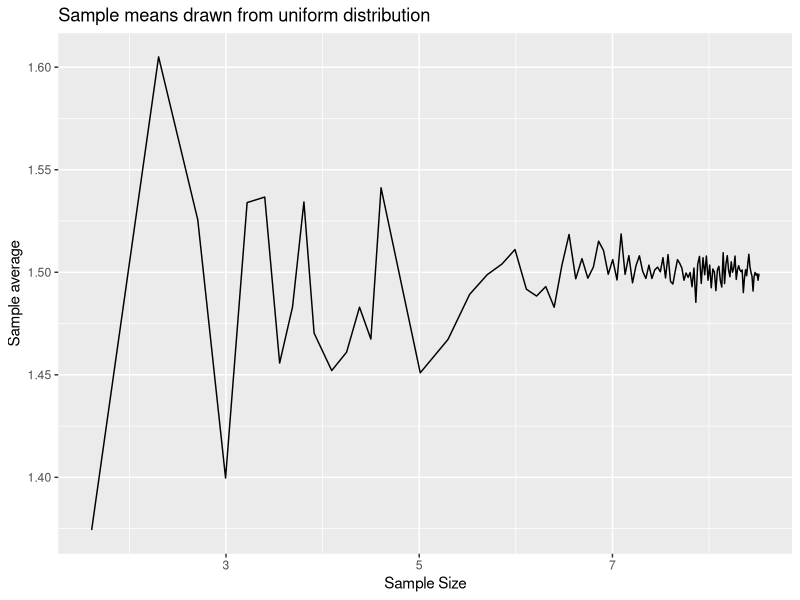
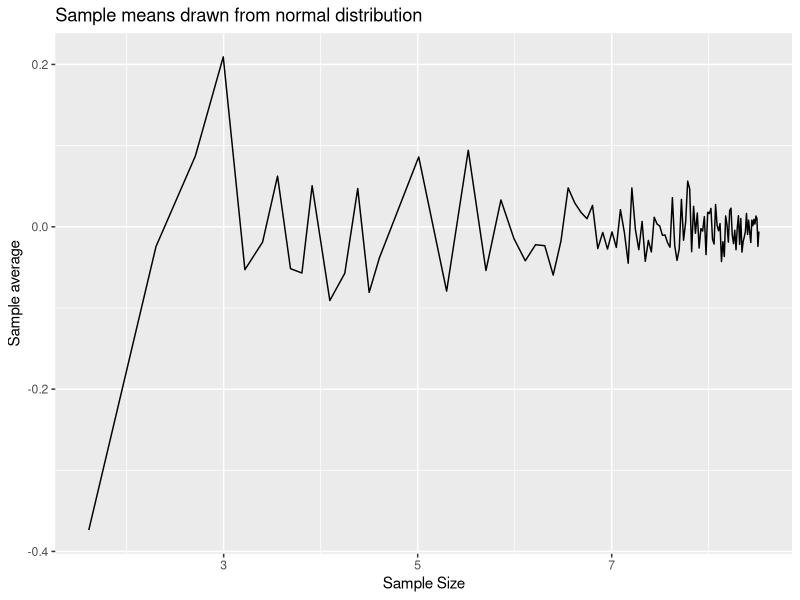
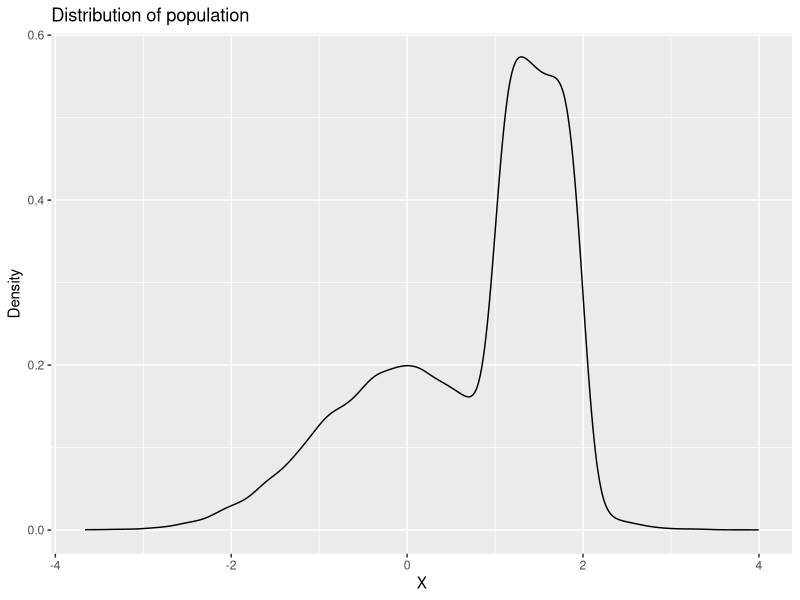
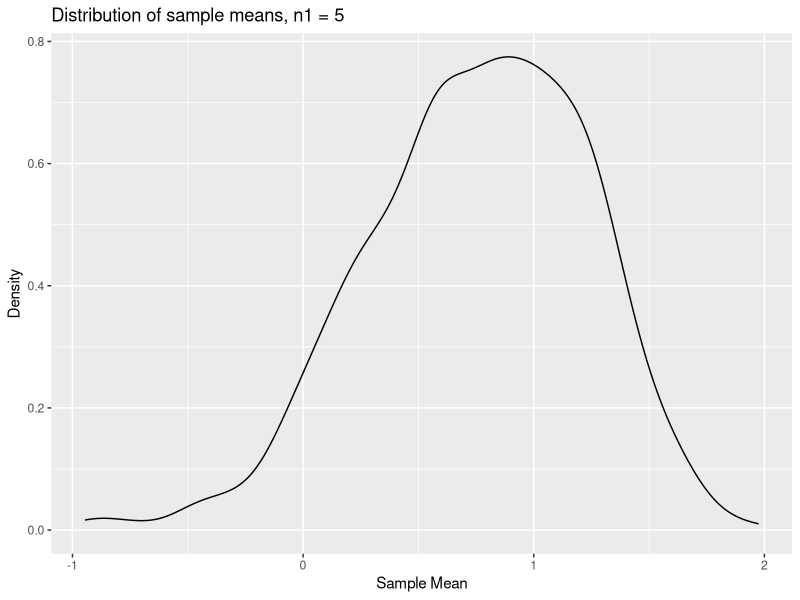
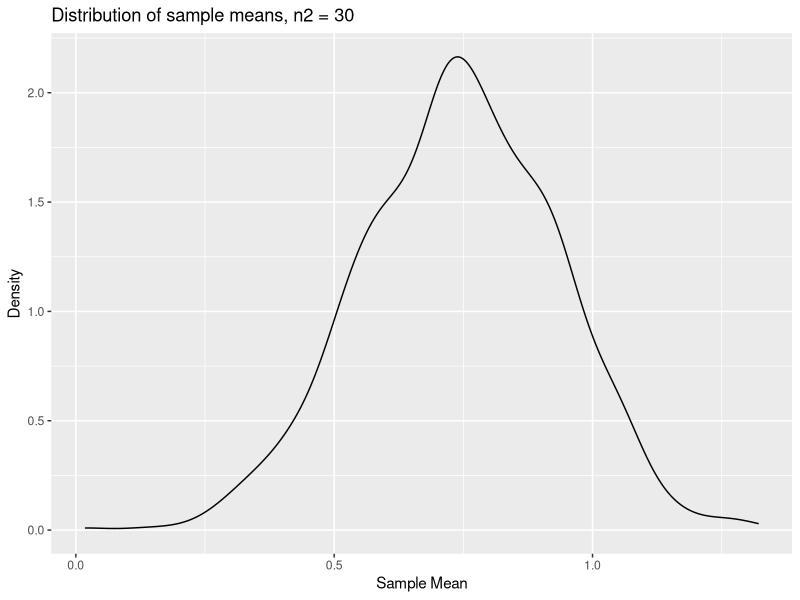
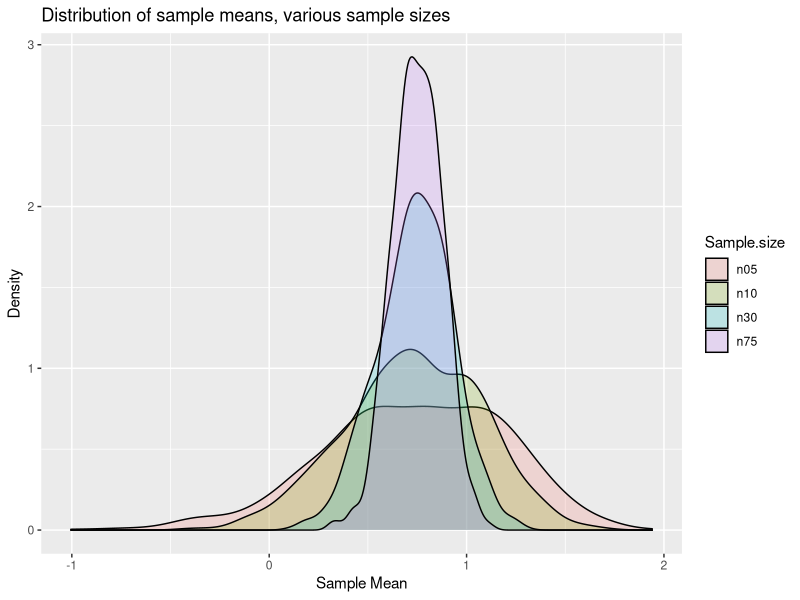
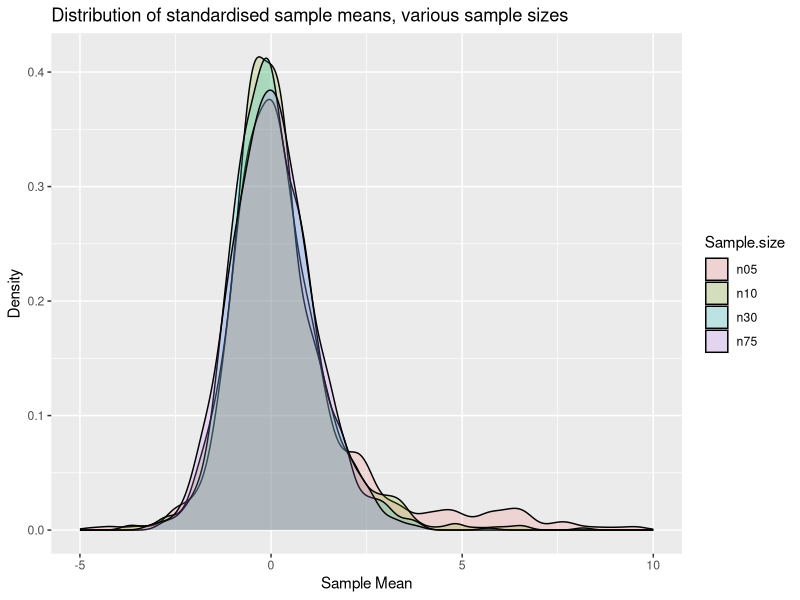
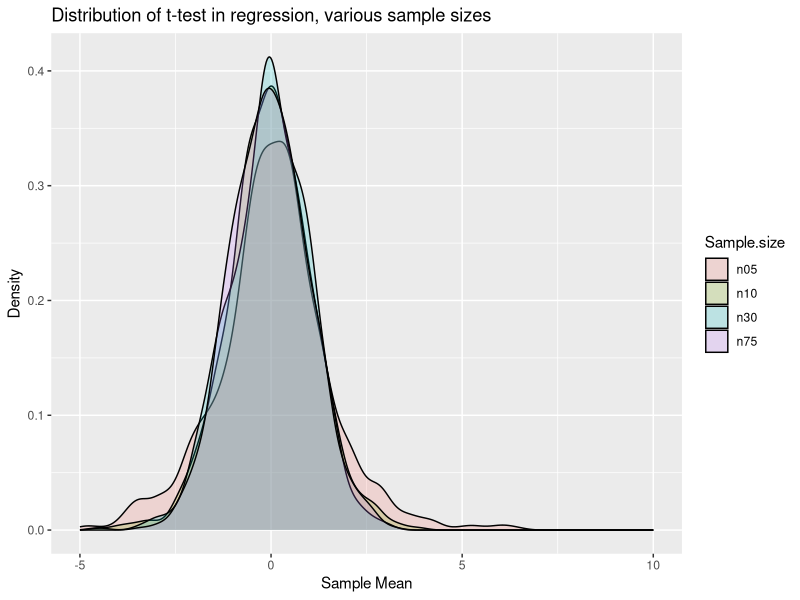

R code for these plots, in order:
## ---- chunk 1
knitr::opts_chunk$set(echo = TRUE, warning = FALSE, message = FALSE)
## ---- chunk 2
library(tidyverse)
library(ggplot2)
## ---- chunk 3
n <- 10
# set lower and upper bound for uniform
lb <- 1
ub <- 2
# set parameters for normal r.v.
mu <- 0
std <- 1

# raw random variables
x1 <- runif(n,lb,ub)  # sampled from uniforn distribution between 1 and 2
x2 <- rnorm(n, mean=mu, sd=std)  # sampled from normal distribution with mean 0 and sd = 1
mean1 <- mean(x1)
mean2 <- mean(x2)
paste("Sample 1 mean = ", mean1)
paste("Sample 2 mean = ", mean2)

## ---- chunk 4
n_sel1 <- seq(5,50,5)
n_sel2 <- seq(60,100,10)
n_sel3 <- seq(150,5000,50)
n_sel <- c(n_sel1,n_sel2,n_sel3)
## ---- chunk 5
# start by creating containers into which to save the sample means
save_mean1 = rep(NA,length(n_sel))
save_mean2 = rep(NA,length(n_sel))

for (i in (1:length(n_sel))) {
  n <- n_sel[i]
  save_mean1[i] <- mean(runif(n,lb,ub))  
  save_mean2[i] <- mean(rnorm(n, mean=mu, sd=std))
}
## ---- chunk 6
results <- data.frame(n = n_sel, mean1 = save_mean1, mean2 = save_mean2 )
## ---- chunk 7
p1 <- ggplot(results, aes(x = log(n), y=mean1)) + 
  geom_line() +
  labs(x = "Sample Size", y = "Sample average", title = "Sample means drawn from uniform distribution")
p1
## ---- chunk 8
p2 <- ggplot(results, aes(x = log(n), y=mean2)) + 
  geom_line() +
  labs(x = "Sample Size", y = "Sample average", title = "Sample means drawn from normal distribution")
p2
## ---- chunk 9
n <- 10000
# set lower bound for uniform
lb <- 1
ub <- 2
# set parameters for normal r.v.
mu <- 0
std <- 1

# raw random variables
x1 <- runif(n,lb,ub)  # sampled from uniforn distribution between 1 and 2
x2 <- rnorm(n, mean=mu, sd=std)  # sampled from normal distribution with mean 0 and sd = 1

Xpop <- append(x1,x2)
## ---- chunk 10
Xpop.df <- data.frame(x = Xpop)
p_denpop <- ggplot(Xpop.df,aes(x=x)) + 
  geom_density() +
  labs(x = "X", y = "Density", title = "Distribution of population")
p_denpop
## ---- chunk 11
mu_x = mean(Xpop)
paste("Population mean =", mu_x)
# as sd calculates sample sd we correct to get pop sd
std_x = sd(Xpop)*((length(Xpop)-1)/length(Xpop)) 
paste("Population standard error =", std_x)
## ---- chunk 12
n1 <- 5
n2 <- 30
reps <- 1000
save_mean3 <- rep(NA,reps)
save_mean4 <- rep(NA,reps)

for (i in 1:reps) {
  save_mean3[i] <- mean(sample(Xpop,n1)) # by default this samples without replacement
  save_mean4[i] <- mean(sample(Xpop,n2)) 
}
## ---- chunk 13
results.clt <- data.frame(sm1 = save_mean3, sm2 = save_mean4)
p_densm1 <- ggplot(results.clt,aes(x=sm1)) + 
  geom_density() + 
  labs(x = "Sample Mean", y = "Density", title = "Distribution of sample means, n1 = 5")
p_densm1

## ---- chunk 14
results.clt <- data.frame(sm1 = save_mean3, sm2 = save_mean4)
p_densm2 <- ggplot(results.clt,aes(x=sm2)) + 
  geom_density() + 
  labs(x = "Sample Mean", y = "Density", title = "Distribution of sample means, n2 = 30")
p_densm2

## ---- chunk 15
n_sel.clt <- c(5,10,30, 75)
reps <- 1000

# now the container in which we save results is a matrix
save_mean5 <- matrix(NA, nrow = reps, ncol = length(n_sel.clt))
for (j in (1:length(n_sel.clt))) {
  n.clt <- n_sel.clt[j] # select a sample size
  for (i in 1:reps) {
    save_mean5[i,j] <- mean(sample(Xpop,n.clt)) # by default this samples without replacement
  }
}
## ---- chunk 16
col_names <- c(sprintf("n%02d", n_sel.clt))  # this creates variable names
# this puts the cols of save_mean5 into a dataframe and adds the col_names
results.clt <- save_mean5 %>% data.frame() %>% setNames(col_names)
## ---- chunk 17
results.clt.long <- results.clt %>% pivot_longer(cols = starts_with("n"), 
                                                 names_to = "Sample.size", 
                                                 values_to = "sm")
## ---- chunk 18
p.clt <- ggplot(results.clt.long, aes(x=sm, fill=Sample.size)) +
  geom_density(alpha=0.2) +
  labs(x = "Sample Mean", y = "Density", title = "Distribution of sample means, various sample sizes")
p.clt

## ---- chunk 19
n_sel.clt <- c(5,10,30, 75)
reps <- 1000

# now the container in which we save results is a matrix
save_mean6 <- matrix(NA, nrow = reps, ncol = length(n_sel.clt))
for (j in (1:length(n_sel.clt))) {
  n.clt <- n_sel.clt[j] # select a sample size
  for (i in 1:reps) {
    x_sample <- sample(Xpop,n.clt)
    xbar <- mean(x_sample)
    s.x <- sd(x_sample)
    s.xbar <- s.x/sqrt(n.clt)
    save_mean6[i,j] <- ((xbar-mu_x)/s.xbar)
  }
}
col_names <- c(sprintf("n%02d", n_sel.clt))  # this creates variable names
results.clt2 <- save_mean6 %>% data.frame() %>% setNames(col_names)
results.clt2.long <- results.clt2 %>% pivot_longer(cols = starts_with("n"), 
                                                 names_to = "Sample.size", 
                                                 values_to = "sm")
## ---- chunk 20
p.clt2 <- ggplot(results.clt2.long, aes(x=sm, fill=Sample.size)) +
  geom_density(alpha=0.2) +
  xlim(-5, 10) +
  labs(x = "Sample Mean", y = "Density", title = "Distribution of standardised sample means, various sample sizes")
p.clt2
## ---- chunk 21
# set lower and upper bound for x
lb <- 1
ub <- 10

# set parameters for normal r.v. for error term
mu <- 0
std <- 1

# We simulate a large population
n <- 1000000

# raw random variables
x <- runif(n,lb,ub)  # sampled from uniforn distribution between 1 and 10
u <- rnorm(n, mean=mu, sd=std)  # sampled from normal distribution with mean 0 and sd = 1

# now we set the model parameters
alpha <- -3
beta <- 0.7

# now calculate the Y values
y <- alpha + beta * x + u
## ---- chunk 22
n_sel.clt <- c(5,10,30, 75)
reps <- 1000

# now the container in which we save results is a matrix
save_mean7 <- matrix(NA, nrow = reps, ncol = length(n_sel.clt))
for (j in (1:length(n_sel.clt))) {
  n.clt <- n_sel.clt[j] # select a sample size
  for (i in 1:reps) {
    selobs <- sample(1:length(y),n.clt) # samples n.clt observations, these are the obs numbers
    x_sample <- x[selobs]  # ensures that same obs are sampled from x and y
    y_sample <- y[selobs]
    OLS.clt <- lm(y_sample~x_sample)
    sOLS.clt <- summary(OLS.clt) # save regression results, makes coefficient estimates and their se available
    betahat <- sOLS.clt$coefficients["x_sample", "Estimate"]
    sebetahat <- sOLS.clt$coefficients["x_sample", "Std. Error"]
    save_mean7[i,j] <- ((betahat-beta)/sebetahat)
  }
}
col_names <- c(sprintf("n%02d", n_sel.clt))  # this creates variable names
results.clt3 <- save_mean7 %>% data.frame() %>% setNames(col_names)
results.clt3.long <- results.clt3 %>% pivot_longer(cols = starts_with("n"), 
                                                 names_to = "Sample.size", 
                                                 values_to = "sm")
## ---- chunk 23
p.clt3 <- ggplot(results.clt3.long, aes(x=sm, fill=Sample.size)) +
  geom_density(alpha=0.2) +
  xlim(-5, 10) +
  labs(x = "Sample Mean", y = "Density", title = "Distribution of t-test in regression, various sample sizes")

p.clt3
